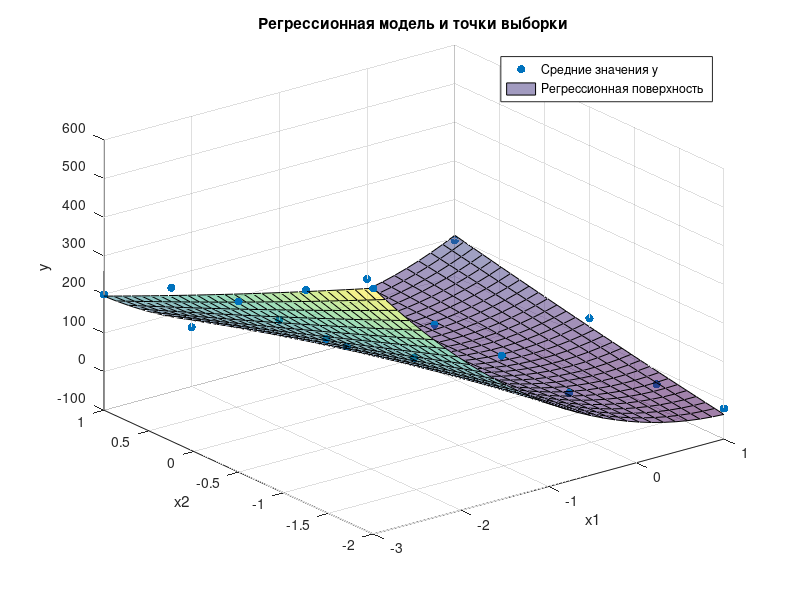
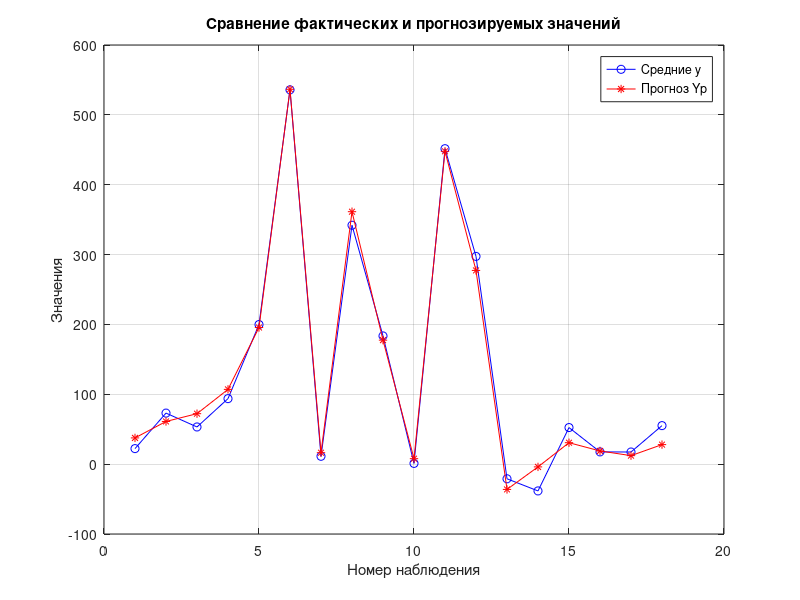

These charts were generated, in order, by the following MATLAB code:
data = [
-1.00  0.25  35.46  -9.89   18.49   44.88;
-1.00 -0.50  76.27  58.05   91.65   66.30;
-2.00  1.00  14.59  81.60   20.98   95.73;
1.00   1.00  104.72 114.60  92.27   63.53;
-3.00  1.00  159.95 204.39  235.79  199.18;
-3.00 -2.00  547.35 513.55  546.50  536.01;
-1.00  1.00  7.16   58.25  -34.94   14.56;
-3.00 -0.50  325.18 334.85  330.38  377.44;
-2.00 -0.50  151.70 181.22  189.21  212.00;
0.00  -1.25 -14.76   6.22  -25.82   38.59;
-3.00 -1.25  426.33 444.79  458.14  477.04;
-3.00  0.25  312.93 297.42  305.98  273.23;
1.00  -2.00  1.17  -11.77  -36.99  -36.28;
1.00  -1.25 -28.77 -73.41   -9.95  -41.19;
1.00  -0.50  17.16  98.05   25.02   69.29;
0.00   0.25 -2.93   50.25  -0.02   22.93;
0.00  -0.50 -20.18  -9.75   58.69   40.70;
0.00   1.00  83.03  95.71   14.71   27.10;];

x1 = data(:,1);
x2 = data(:,2);
y = data(:,3:6);

ySr = mean(y, 2);
Dsy = mean(var(y, 0, 2));

n = length(x1);
F = [ones(n,1), x1, x2, x1.^2, x1.*x2, x2.^2];

variances = var(y, 0, 2);

max_var = max(variances);
sum_var = sum(variances);
Gp = max_var / sum_var;

[p_bartlett, stats] = vartestn(y, 'TestType', 'Bartlett', 'Display', 'off');

D = inv(F' * F);
C = D * F' * ySr;   


Yp = F * C; 

k = 5; 

Dey = sum((ySr - Yp).^2) / (n - (k + 1));


Fe = Dey / Dsy;

k1 = n - 6;               
k2 = n * (size(y,2) - 1); 

alpha = 0.05;
Fc = finv(1 - alpha, k1, k2);


figure;
scatter3(x1, x2, ySr, 'filled');
hold on;

[x1g, x2g] = meshgrid(linspace(min(x1), max(x1), 30), linspace(min(x2), max(x2), 30));
Fg = [ones(numel(x1g),1), x1g(:), x2g(:), x1g(:).^2, x1g(:).*x2g(:), x2g(:).^2];
Yg = Fg * C;

surf(x1g, x2g, reshape(Yg, size(x1g)), 'FaceAlpha', 0.5);

xlabel('x1'); ylabel('x2'); zlabel('y'); title('Регрессионная модель и точки выборки');
legend('Средние значения y', 'Регрессионная поверхность');
grid on;

figure;
plot(1:n, ySr, 'bo-', 1:n, Yp, 'r*-');
xlabel('Номер наблюдения');
ylabel('Значения');
legend('Средние y', 'Прогноз Yp');
title('Сравнение фактических и прогнозируемых значений');
grid on;

F = [ones(length(x1),1), x1, x2, x1.^2, x1.*x2, x2.^2];
C = (F'*F)\(F'*ySr); % Коэффициенты регрессии
Yp = F*C;           % Прогнозируемые значения
SS_tot = sum((ySr - mean(ySr)).^2);
SS_res = sum((ySr - Yp).^2);
R2 = 1 - SS_res/SS_tot;
fprintf('Коэффициент детерминации R^2 = %.4f\n', R2);
